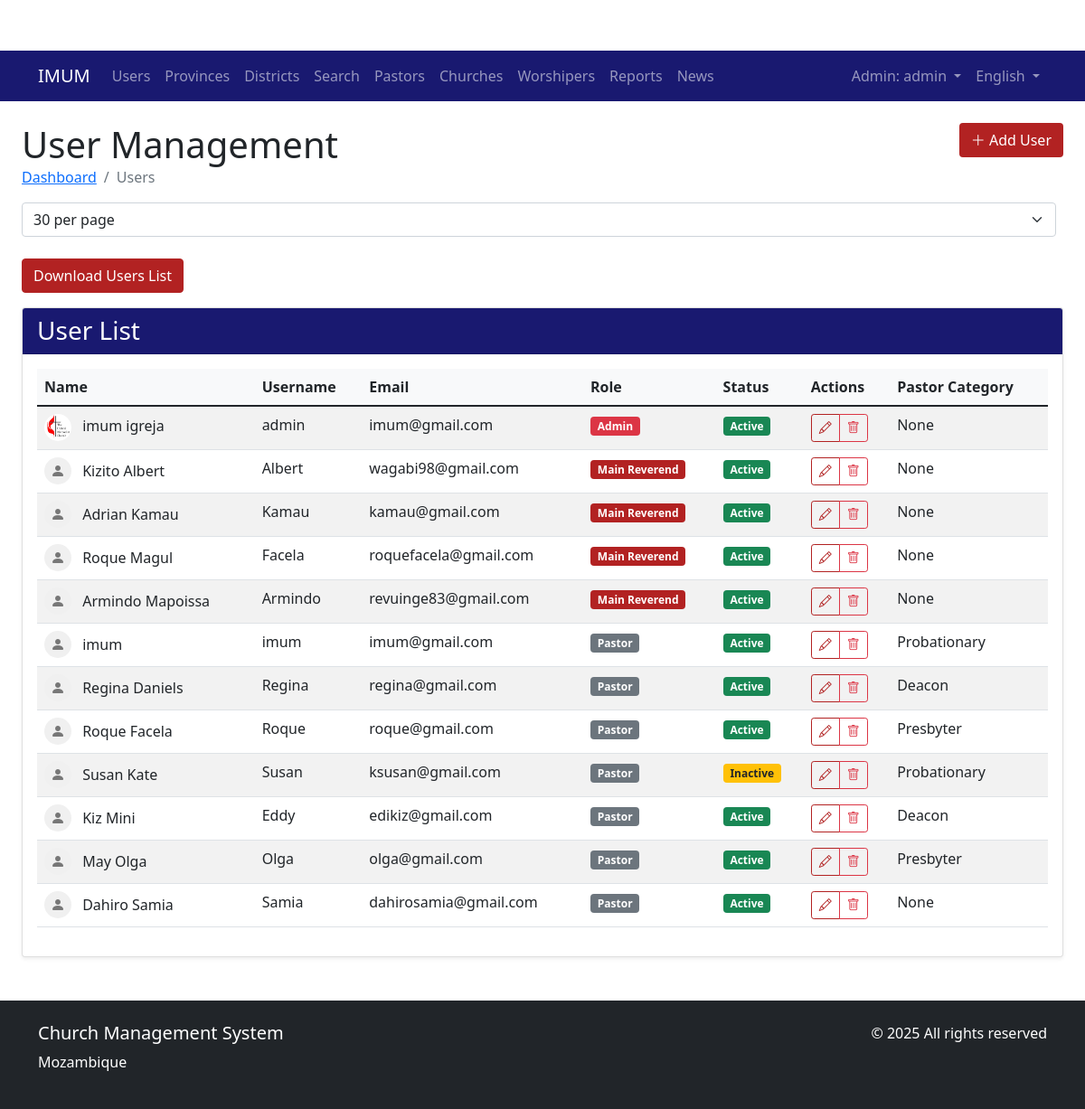
The app's page /users/ (signed in) with its own data.
### church/models.py (models this page shows, shortened)
class User(AbstractUser):
    ROLE_CHOICES = (
        ('ADMIN', _('Admin')),
        ('MAIN_REVEREND', _('Main Reverend')),
        ('PASTOR', _('Pastor')),
    )
    GENDER_CHOICES = (
        ('M', _('Male')),
        ('F', _('Female')),
        ('O', _('Other')),
    )
    PASTOR_CATEGORY_CHOICES = (
        ('DEACON', _('Deacon')),
        ('PROBATIONARY', _('Probationary')),
        ('PRESBYTER', _('Presbyter')),
    )
    role = models.CharField(max_length=20, choices=ROLE_CHOICES, default='PASTOR')
    phone_number = models.CharField(max_length=20, blank=True, null=True)
    profile_picture = models.ImageField(upload_to='profile_pics/', blank=True, null=True)
    address = models.TextField(blank=True, null=True)
    gender = models.CharField(max_length=1, choices=GENDER_CHOICES, blank=True, null=True)
    date_of_birth = models.DateField(blank=True, null=True)
    created_by = models.ForeignKey(
        'self',
        on_delete=models.SET_NULL,
        null=True,
        blank=True,
        related_name='created_users',
        verbose_name=_('Created By')
    )
    groups = models.ManyToManyField(
        Group,
        verbose_name=_('groups'),
        blank=True,
        help_text=_(
            'The groups this user belongs to. A user will get all permissions '
            'granted to each of their groups.'
        ),
        related_name="church_user_set",
        related_query_name="church_user",
    )
    user_permissions = models.ManyToManyField(
        Permission,
        verbose_name=_('user permissions'),
        blank=True,
        help_text=_('Specific permissions for this user.'),
        related_name="church_user_set",
        related_query_name="church_user",
    )
    pastor_category = models.CharField(
        max_length=20,
        choices=PASTOR_CATEGORY_CHOICES,
        null=True,
        blank=True,
        verbose_name=_('Pastor Category')
    )
    class Meta:
        verbose_name = _('user')
        verbose_name_plural = _('users')

### church/views.py (the view)
# urls.py: path('users/', views.user_list, name='user_list'),
@login_required
def user_list(request):
    if not request.user.is_superuser and request.user.role != 'ADMIN':
        messages.error(request, _('You do not have permission to access this page.'))
        return redirect('dashboard')
    queryset = User.objects.all().order_by('role', 'last_name', 'first_name')
    users, per_page = get_paginated_queryset(request, queryset)
    context = {
        'users': users,
        'per_page': per_page,
    }
    return render(request, 'church/admin/user_list.html', context)

### church/views.py (called while the page is built)
def get_paginated_queryset(request, queryset, default_per_page=30):
    per_page = request.GET.get('per_page', default_per_page)
    try:
        per_page = int(per_page)
        if per_page not in [30, 50, 100]:
            per_page = default_per_page
    except ValueError:
        per_page = default_per_page
    paginator = Paginator(queryset, per_page)
    page = request.GET.get('page')
    paginated = paginator.get_page(page)
    return paginated, per_page

### templates/church/admin/user_list.html (shortened to what this page needs)
{% extends "church/base.html" %}
{% load i18n static %}
{% block content %}
<div class="container-fluid">
    <div class="row mb-4">
        <div class="col">
            <h1 class="mb-0">{% trans "User Management" %}</h1>
            <nav aria-label="breadcrumb">
                <ol class="breadcrumb">
                    <li class="breadcrumb-item"><a href="{% url 'church:dashboard' %}">{% trans "Dashboard" %}</a></li>
                    <li class="breadcrumb-item active" aria-current="page">{% trans "Users" %}</li>
                </ol>
            </nav>
        </div>
        <div class="col-auto">
            <a href="{% url 'church:user_create' %}" class="btn" style="background-color: #B22222; color: white;">
                <i class="bi bi-plus-lg"></i> {% trans "Add User" %}
            </a>
        </div>
           <form class="d-flex">
            <select name="per_page" class="form-select me-2" onchange="this.form.submit()">
                <option value="30" {% if per_page == 30 %}selected{% endif %}>{% trans "30 per page" %}</option>
            </select>
        </form>
    </div>
    <div class="mb-3">
        <a href="{% url 'church:download_reports' %}?type=users" class="btn btn-primary">{% trans "Download Users List" %}</a>
    </div>
    <div class="card shadow-sm">
        <div class="card-header" style="background-color: #191970; color: white;">
            <h3 class="card-title mb-0">{% trans "User List" %}</h3>
        </div>
        <div class="card-body">
            <div class="table-responsive">
                <table class="table table-hover table-striped">
                    <thead>
                        <tr>
                            <th>{% trans "Name" %}</th>
                            <th>{% trans "Username" %}</th>
                            <th>{% trans "Email" %}</th>
                            <th>{% trans "Role" %}</th>
                            <th>{% trans "Status" %}</th>
                            <th>{% trans "Actions" %}</th>
                            <th>{% trans "Pastor Category" %}</th>
                        </tr>
                    </thead>
                    <tbody>
                        {% for user in users %}
                        <tr>
                            <td>
                                {% if user.profile_picture %}
                                <img src="{{ user.profile_picture.url }}" alt="{{ user.get_full_name }}" class="rounded-circle me-2" width="30" height="30">
                                {% else %}
                                <div class="rounded-circle d-inline-flex align-items-center justify-content-center me-2" style="width: 30px; height: 30px; background-color: #f0f0f0;">
                                    <i class="bi bi-person-fill" style="color: #777;"></i>
                                </div>
                                {% endif %}
                                {{ user.get_full_name|default:user.username }}
                            </td>
                            <td>{{ user.username }}</td>
                            <td>{{ user.email|default:"-" }}</td>
                            <td>
                                <span class="badge
                                    {% if user.role == 'ADMIN' %}bg-danger
                                    {% elif user.role == 'MAIN_REVEREND' %}bg-primary
                                    {% else %}bg-secondary
                                    {% endif %}">
                                    {{ user.get_role_display }}
                                </span>
                            </td>
                            <td>
                                {% if user.is_active %}
                                <span class="badge bg-success">{% trans "Active" %}</span>
                                {% else %}
                                <span class="badge bg-warning text-dark">{% trans "Inactive" %}</span>
                                {% endif %}
                            </td>
                            <td>
                                <div class="btn-group btn-group-sm">
                                    <a href="{% url 'church:user_edit' user.pk %}" class="btn btn-outline-primary" title="{% trans 'Edit' %}">
                                        <i class="bi bi-pencil"></i>
                                    </a>
                                    <a href="{% url 'church:user_delete' user.pk %}" class="btn btn-outline-danger" title="{% trans 'Delete' %}">
                                        <i class="bi bi-trash"></i>
                                    </a>
                                </div>
                            </td>
                            <td>{{ user.get_pastor_category_display|default:_("None") }}</td>
                        </tr>
                        {% empty %}
                        <tr>
                            <td colspan="6" class="text-center text-muted py-4">{% trans "No users found" %}</td>
                        </tr>
                        {% endfor %}
                    </tbody>
                </table>
            </div>
        </div>
    </div>
</div>
{% endblock %}

### templates/church/base.html (shortened to what this page needs)
<!DOCTYPE html>
{% load i18n static %}
<html lang="{% if LANGUAGE_CODE %}{{ LANGUAGE_CODE }}{% else %}en{% endif %}">
<head>
    <link href="https://cdn.jsdelivr.net/npm/bootstrap@5.1.3/dist/css/bootstrap.min.css" rel="stylesheet">
    <link rel="stylesheet" href="https://cdn.jsdelivr.net/npm/bootstrap-icons@1.8.1/font/bootstrap-icons.css">
    <link rel="stylesheet" href="{% static 'css/custom.css' %}">
</head>
<body>
    <nav class="navbar navbar-expand-lg navbar-dark" style="background-color: #191970;">
        <div class="container">
            <a class="navbar-brand" href="{% url 'church:dashboard' %}">IMUM</a>
            <div class="collapse navbar-collapse" id="navbarNav">
                <ul class="navbar-nav me-auto">
                    {% if user.is_authenticated %}
                        {% if user.is_superuser or user.role == 'ADMIN' %}
                            <li class="nav-item">
                                <a class="nav-link" href="{% url 'church:user_list' %}">{% trans "Users" %}</a>
                            </li>
                            <li class="nav-item">
                                <a class="nav-link" href="{% url 'church:province_list' %}">{% trans "Provinces" %}</a>
                            </li>
                            <li class="nav-item">
                                <a class="nav-link" href="{% url 'church:district_list' %}">{% trans "Districts" %}</a>
                            </li>
                            <li class="nav-item">
                                <a class="nav-link" href="{% url 'church:search' %}">{% trans "Search" %}</a>
                            </li>
                        {% endif %}
                        {% if user.is_superuser or user.role == 'ADMIN' or user.role == 'MAIN_REVEREND' %}
                            <li class="nav-item">
                                <a class="nav-link" href="{% url 'church:pastor_list' %}">{% trans "Pastors" %}</a>
                            </li>
                            <li class="nav-item">
                                <a class="nav-link" href="{% url 'church:church_list' %}">{% trans "Churches" %}</a>
                            </li>
                        {% endif %}
                        <li class="nav-item">
                            <a class="nav-link" href="{% url 'church:worshiper_list' %}">{% trans "Worshipers" %}</a>
                        </li>
                        <li class="nav-item">
                            <a class="nav-link" href="{% url 'church:reports' %}">{% trans "Reports" %}</a>
                        </li>
                        <li class="nav-item">
                            <a class="nav-link" href="{% url 'church:news_list' %}">{% trans "News" %}</a>
                        </li>
                    {% endif %}
                </ul>
                <ul class="navbar-nav">
                    {% if user.is_authenticated %}
                        <li class="nav-item dropdown">
                            <a class="nav-link dropdown-toggle" href="#" id="navbarDropdown" role="button" data-bs-toggle="dropdown">
                                {{ user.get_role_display }}: {{ user.username }}
                            </a>
                        </li>
                    {% else %}
                        <li class="nav-item">
                            <a class="nav-link" href="{% url 'church:login' %}">{% trans "Login" %}</a>
                        </li>
                    {% endif %}
                    <li class="nav-item dropdown">
                        <a class="nav-link dropdown-toggle" href="#" id="languageDropdown" role="button" data-bs-toggle="dropdown">
                            {% if LANGUAGE_CODE == 'pt' %}Português{% else %}English{% endif %}
                        </a>
                    </li>
                </ul>
            </div>
        </div>
    </nav>
    <div class="container-fluid mt-4">
        {% block content %}
        {% endblock %}
    </div>
    <footer class="bg-dark text-white py-4 mt-5">
        <div class="container">
            <div class="row">
                <div class="col-md-6">
                    <h5>{% trans "Church Management System" %}</h5>
                    <p>{% trans "Mozambique" %}</p>
                </div>
                <div class="col-md-6 text-md-end">
                    <p>&copy; {% now "Y" %} {% trans "All rights reserved" %}</p>
                </div>
            </div>
        </div>
    </footer>
</body>
</html>

### static/css/custom.css (style rules this page uses)
:root { --primary-color: #B22222; --secondary-color: #191970; }
body { padding-top: 56px; }
.bg-primary { background-color: var(--primary-color) !important; }
.btn-primary { background-color: var(--primary-color); border-color: var(--primary-color); }
.btn-outline-primary { color: var(--primary-color); border-color: var(--primary-color); }
.navbar { background-color: var(--secondary-color) !important; }
.card-header { font-weight: 600; }
.table th { background-color: #f8f9fa; }
.badge.bg-secondary { background-color: #6c757d !important; }

### records on screen
User: role "Admin", username "admin", profile_picture (picture), get_full_name "imum igreja", email "imum@gmail.com", pastor_category "None"
User: get_full_name "Kizito Albert", username "Albert", email "wagabi98@gmail.com", role "Main Reverend", pastor_category "None"
User: get_full_name "Adrian Kamau", username "Kamau", email "kamau@gmail.com", role "Main Reverend", pastor_category "None"
User: get_full_name "Roque Magul", username "Facela", email "roquefacela@gmail.com", role "Main Reverend", pastor_category "None"
User: get_full_name "Armindo Mapoissa", username "Armindo", email "revuinge83@gmail.com", role "Main Reverend", pastor_category "None"
User: get_full_name "imum", username "imum", email "imum@gmail.com", role "Pastor", pastor_category "Probationary"
User: get_full_name "Regina Daniels", username "Regina", email "regina@gmail.com", role "Pastor", pastor_category "Deacon"
User: get_full_name "Roque Facela", username "Roque", email "roque@gmail.com", role "Pastor", pastor_category "Presbyter"
User: get_full_name "Susan Kate", username "Susan", email "ksusan@gmail.com", role "Pastor", pastor_category "Probationary"
User: get_full_name "Kiz Mini", username "Eddy", email "edikiz@gmail.com", role "Pastor", pastor_category "Deacon"
User: get_full_name "May Olga", username "Olga", email "olga@gmail.com", role "Pastor", pastor_category "Presbyter"
User: get_full_name "Dahiro Samia", username "Samia", email "dahirosamia@gmail.com", role "Pastor", pastor_category "None"
